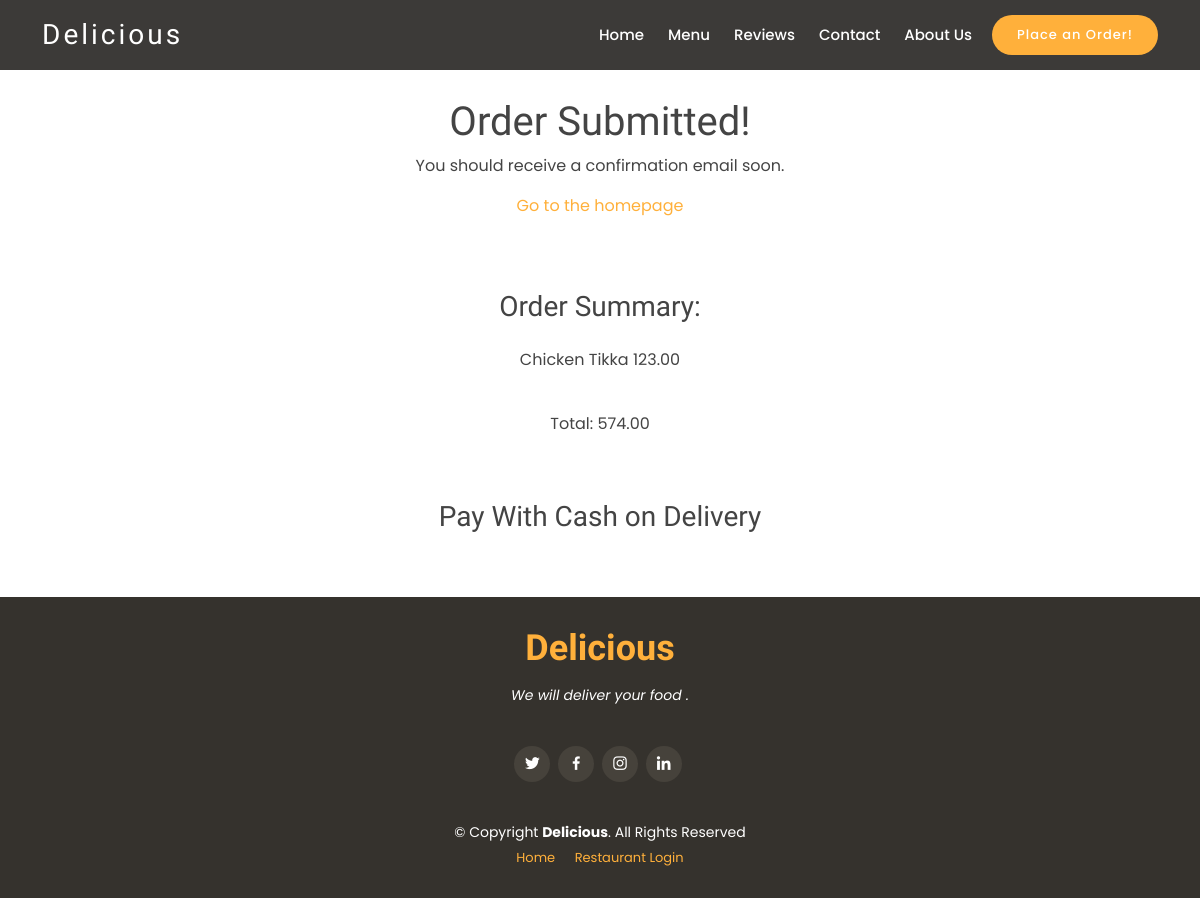
Page /order-confirmation/1 on the committed database.
### customer/models.py (models this page shows, shortened)
class MenuItem(models.Model):
    name = models.CharField(max_length=100)
    description = models.TextField()
    image = models.ImageField(upload_to='menu_images/')
    price = models.DecimalField(max_digits=20, decimal_places=2)
    category = models.ManyToManyField('Category', related_name='item')

class OrderModel(models.Model):
    created_on = models.DateTimeField(auto_now_add=True)
    price = models.DecimalField(max_digits=20, decimal_places=2)
    items = models.ManyToManyField('MenuItem', related_name='order', blank=True)
    name = models.CharField(max_length=50, blank=True)
    email = models.CharField(max_length=50, blank=True)
    street = models.CharField(max_length=50, blank=True)
    city = models.CharField(max_length=50, blank=True)
    state = models.CharField(max_length=15, blank=True)
    zip_code = models.IntegerField(blank=True, null=True)
    is_paid = models.BooleanField(default=False)
    is_shipped = models.BooleanField(default=False)

### customer/views.py (the view, shortened to what this page needs)
# urls.py: path('order-confirmation/<int:pk>', OrderConfirmation.as_view(),
class OrderConfirmation(View):
    def get(self, request, pk, *args, **kwargs):
        order = OrderModel.objects.get(pk=pk)
        context = {
            'pk': order.pk,
            'items': order.items,
            'price': order.price,
        }
        return render(request, 'customer/order_confirmation.html', context)

### customer/templates/customer/order_confirmation.html
{% extends 'customer/base.html' %}
{% block content %}
{% include 'customer/all_other_navigation.html' %}
<div class="container mb-5">
    <div class="row justify-content-center mt-1">
        <div class="col-md-5 col-sm-12 p-4 text-center">
            <h1>Order Submitted!</h1>
            <p>You should receive a confirmation email soon.</p>
            <a href="{% url 'index' %}">Go to the homepage</a>
        </div>
    </div>
    <div class="row justify-content-center mt-5">
        <div class="col-md-5 col-sm-12 text-center">
            <h3 class="pb-3">Order Summary:</h3>
            {% for item in items.all %}
                <p>{{ item.name }} <span class="pl-3">{{ item.price }}</span></p>
            {% endfor %}
            <p class="font-weight-bold pt-4">Total: {{ price }}</p>
        </div>
    </div>
    <div class="row justify-content-center pb-2 pt-5">
        <div class="col-md-6 text-center">
            <h3>Pay With Cash on Delivery</h3>
        </div>
    </div>
</div>
{% endblock content %}

### statics/css/style.css (style rules this page uses)
body { font-family: "Poppins", sans-serif; color: #444444; }
a { text-decoration: none; color: #ffb03b; }
h1, h2, h3, h4, h5, h6 { font-family: "Satisfy", sans-serif; }

### rows in the picture
MenuItem: name "Chicken Tikka", price "123.00"
OrderModel: price "574.00"
